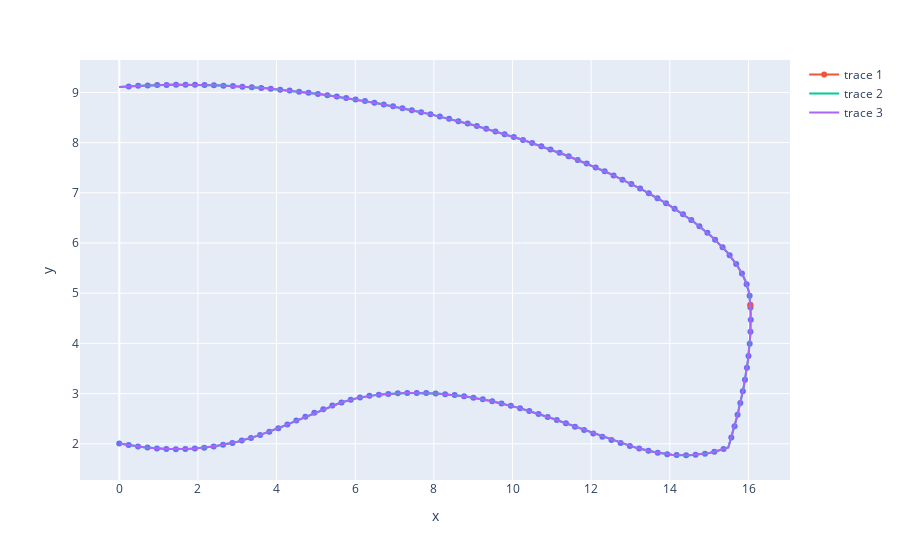

Notebook cell for this chart:
### Markdown cell above
### Interpolate

### Code cell
import numpy as np
import plotly.express as px

from cadcore.bezier_curve import DEG_TO_RAD

x = board.bezier_slices[1].position
# x = x/2

surface_model = BezierControlPointInterpolationSurfaceModel()

# Get surface points
points = []
for s in np.linspace(0, 1, 150):
    points.append(surface_model.get_point_at(board, x, s))

# Find apex
APEX_DEFINITION_ANGLE = 90
interpolated_slice = board.get_interpolated_slice(x)
s_for_apex = interpolated_slice.get_s_by_normal_reverse(APEX_DEFINITION_ANGLE * DEG_TO_RAD)
_, apex_x, apex_y = surface_model.get_point_at(board, x, s_for_apex)
# # apex_x, apex_y = interpolated_slice.get_point_at_s(s_for_apex)
# # apex_y += board.get_rocker_at_pos(x)

X = [p[1] for p in points]
Y = [p[2] for p in points]

fig = px.scatter(x=X, y=Y)
fig.add_scatter(x=[apex_x], y=[apex_y])

interpolated_evalpts = np.array([evalpt for curve in interpolated_slice.curves for evalpt in curve.curve.evalpts])
fig.add_scatter(x=interpolated_evalpts[:, 0], y=interpolated_evalpts[:, 1]+board.get_rocker_at_pos(x), mode="lines")

slice_evalpts = np.array([evalpt for curve in board.bezier_slices[1].curves for evalpt in curve.curve.evalpts])
fig.add_scatter(x=slice_evalpts[:, 0], y=slice_evalpts[:, 1]+board.get_rocker_at_pos(x), mode="lines")

### Figure 1 — Plotly figure (JSON) as saved in the notebook; plotly's stock layout.template omitted (floating-point values rounded to 4 significant figures; data arrays with more than 128 entries replaced by an {"elided": "..."} marker saying what was removed)
{"data": [{"hovertemplate": "x=%{x}<br>y=%{y}<extra></extra>", "legendgroup": "", "marker": {"color": "#636efa", "symbol": "circle"}, "mode": "markers", "name": "", "orientation": "v", "showlegend": false, "type": "scatter", "x": {"elided": "150 float values"}, "xaxis": "x", "y": {"elided": "150 float values"}, "yaxis": "y"}, {"type": "scatter", "x": [16.05], "y": [4.768]}, {"mode": "lines", "type": "scatter", "x": {"elided": "400 float values"}, "y": {"elided": "400 float values"}}, {"mode": "lines", "type": "scatter", "x": {"elided": "400 float values"}, "y": {"elided": "400 float values"}}], "layout": {"legend": {"tracegroupgap": 0}, "margin": {"t": 60}, "xaxis": {"anchor": "y", "domain": [0, 1], "title": {"text": "x"}}, "yaxis": {"anchor": "x", "domain": [0, 1], "title": {"text": "y"}}}}
